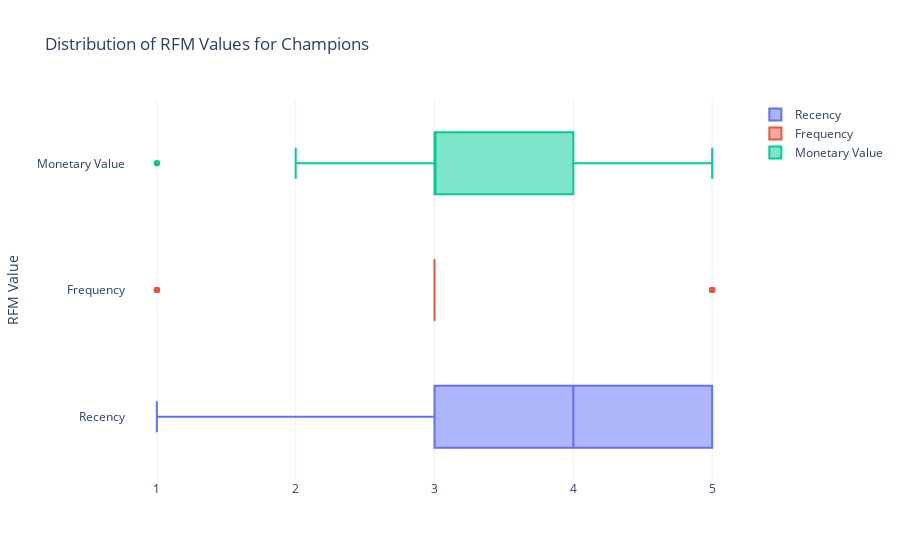

This figure's notebook cell:
### Markdown cell above
### Distribution of RFM values within the Champions segment

### Code cell
champions_segment = data[data['RFM Customer Segments'] == 'Champions']

fig = go.Figure()
fig.add_trace(go.Box(x=champions_segment['RecencyScore'], name='Recency'))
fig.add_trace(go.Box(x=champions_segment['FrequencyScore'], name='Frequency'))
fig.add_trace(go.Box(x=champions_segment['MonetaryScore'], name='Monetary Value'))

fig.update_layout(title = 'Distribution of RFM Values for Champions',
                  yaxis_title = 'RFM Value',
                  showlegend = True)

fig.show()

### Figure 1 — Plotly figure (JSON) as saved in the notebook; plotly's stock layout.template omitted (floating-point values rounded to 4 significant figures)
{"data": [{"name": "Recency", "type": "box", "x": [1, 1, 2, 2, 2, 2, 2, 2, 2, 2, 3, 3, 3, 3, 3, 3, 3, 3, 3, 3, 3, 3, 3, 3, 3, 3, 4, 4, 4, 4, 4, 4, 4, 4, 4, 4, 5, 5, 5, 5, 5, 5, 5, 5, 5, 5, 5, 5, 5, 5, 5, 5, 5, 5, 5, 5, 5, 5, 5, 5, 5, 5]}, {"name": "Frequency", "type": "box", "x": [5, 5, 3, 5, 5, 3, 5, 3, 3, 5, 3, 3, 3, 3, 3, 3, 3, 3, 5, 3, 3, 3, 3, 3, 5, 3, 3, 3, 3, 3, 3, 3, 3, 3, 3, 3, 3, 3, 3, 3, 3, 3, 1, 3, 5, 1, 3, 3, 3, 3, 3, 1, 3, 3, 3, 1, 3, 3, 1, 3, 1, 1]}, {"name": "Monetary Value", "type": "box", "x": [5, 5, 4, 5, 3, 4, 3, 4, 4, 3, 4, 4, 3, 3, 3, 4, 3, 4, 5, 3, 4, 3, 3, 3, 5, 3, 2, 2, 2, 3, 3, 4, 4, 2, 2, 4, 3, 3, 4, 3, 4, 2, 3, 1, 5, 3, 3, 1, 1, 3, 3, 3, 3, 2, 3, 3, 3, 4, 3, 3, 3, 3]}], "layout": {"showlegend": true, "title": {"text": "Distribution of RFM Values for Champions"}, "yaxis": {"title": {"text": "RFM Value"}}}}
